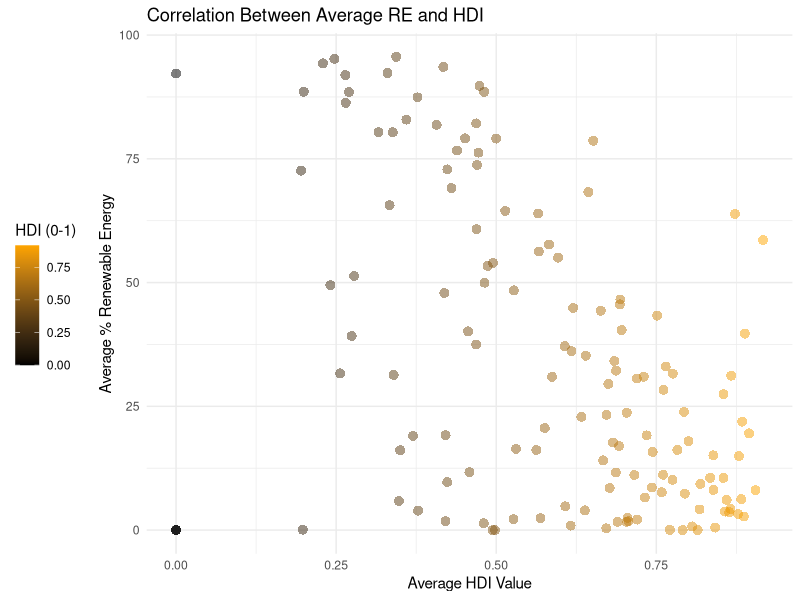

The R source for this figure:
# I decided to create a scatterplot with the average human development index number (from 0 to 1) of a country 
# for each country from 1990-2017 on the x axis and the same country's average percent renewable energy from
# 1990-2017 on the y axis. I believed that the amount of wealth and development a country has would directly
# correlate with the ratio of renewable energy used in that country and a correlation scatter plot would be
# the best way to display that. However, I did not realize that there would be an inverse correlation- that
# is, the lower a country's HDI, the more % renewable energy that country uses. At first, this was surprising,
# but it later made sense to me, because wealthier countries like the United States tend to be more industrialized
# and therefore output more Co2 than third world countries that don't have factories or mass production.

library(ggplot2)
library(dplyr)
library(tidyverse)

data_HDI <- read.csv("./data/Human_development_index_(HDI)(TRANSPOSED).csv")
data_re <- read.csv("./data/Renewable_Energy_Production.csv")

data_HDI <- data.frame(data_HDI)

meanHDI <- data.frame(Country=data_HDI[,1], Mean_HDI=rowMeans(data_HDI[,-1], na.rm = TRUE))
write.csv(meanHDI, "./data/meanHDI.csv", row.names = TRUE)

data_re$Indicator.Code <- NULL
data_re$Indicator.Name <- NULL
data_re$Country.Code <- NULL
meanRE <- data.frame(Country=data_re[,1], Mean_re=rowMeans(data_re[,-1], na.rm = TRUE))
write.csv(meanRE, "./data/meanRE.csv", row.names = TRUE)

both_RE_HDI <- merge(meanHDI, meanRE)
write.csv(meanRE, "./data/both_RE_HDI.csv", row.names = TRUE)

createAveragesPlot <- function(both_RE_HDI) {
  gg <- ggplot(both_RE_HDI, aes(both_RE_HDI$Mean_HDI, both_RE_HDI$Mean_re, color = both_RE_HDI$Mean_HDI)) +
          geom_point(shape = 16,  size = 3, alpha = .5) +
          theme_minimal() +
          scale_color_gradient(low = "#000000", high = "#ffa500") +
          xlab("Average HDI Value") +
          ylab("Average % Renewable Energy") +
          ggtitle("Correlation Between Average RE and HDI") +
          theme(legend.position="left")
  gg + labs(color="HDI (0-1)")
}

chart3 <- createAveragesPlot(both_RE_HDI)
